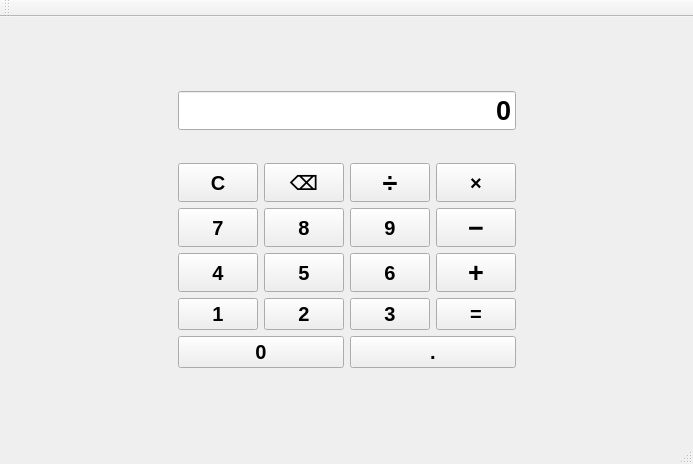
<?xml version="1.0" encoding="UTF-8"?>
<ui version="4.0">
 <class>MainWindow</class>
 <widget class="QMainWindow" name="MainWindow">
  <property name="geometry">
   <rect>
    <x>0</x>
    <y>0</y>
    <width>693</width>
    <height>464</height>
   </rect>
  </property>
  <property name="font">
   <font>
    <italic>false</italic>
    <bold>true</bold>
   </font>
  </property>
  <property name="windowTitle">
   <string>MainWindow</string>
  </property>
  <widget class="QWidget" name="centralwidget">
   <layout class="QGridLayout" name="gridLayout_3">
    <item row="0" column="1">
     <spacer name="verticalSpacer">
      <property name="orientation">
       <enum>Qt::Orientation::Vertical</enum>
      </property>
      <property name="sizeHint" stdset="0">
       <size>
        <width>20</width>
        <height>98</height>
       </size>
      </property>
     </spacer>
    </item>
    <item row="1" column="2">
     <spacer name="horizontalSpacer_2">
      <property name="orientation">
       <enum>Qt::Orientation::Horizontal</enum>
      </property>
      <property name="sizeHint" stdset="0">
       <size>
        <width>165</width>
        <height>20</height>
       </size>
      </property>
     </spacer>
    </item>
    <item row="1" column="1">
     <layout class="QVBoxLayout" name="verticalLayout">
      <item>
       <layout class="QGridLayout" name="gridLayout_2">
        <item row="4" column="0">
         <widget class="QPushButton" name="btn4">
          <property name="sizePolicy">
           <sizepolicy hsizetype="Minimum" vsizetype="Expanding">
            <horstretch>0</horstretch>
            <verstretch>0</verstretch>
           </sizepolicy>
          </property>
          <property name="font">
           <font>
            <pointsize>15</pointsize>
            <italic>false</italic>
            <bold>true</bold>
           </font>
          </property>
          <property name="text">
           <string>4</string>
          </property>
         </widget>
        </item>
        <item row="2" column="1">
         <widget class="QPushButton" name="btnBackspace">
          <property name="sizePolicy">
           <sizepolicy hsizetype="Minimum" vsizetype="Expanding">
            <horstretch>0</horstretch>
            <verstretch>0</verstretch>
           </sizepolicy>
          </property>
          <property name="font">
           <font>
            <pointsize>15</pointsize>
            <italic>false</italic>
            <bold>true</bold>
           </font>
          </property>
          <property name="text">
           <string>⌫</string>
          </property>
         </widget>
        </item>
        <item row="5" column="3">
         <widget class="QPushButton" name="btnEqual">
          <property name="sizePolicy">
           <sizepolicy hsizetype="Minimum" vsizetype="Expanding">
            <horstretch>0</horstretch>
            <verstretch>0</verstretch>
           </sizepolicy>
          </property>
          <property name="font">
           <font>
            <pointsize>15</pointsize>
            <italic>false</italic>
            <bold>true</bold>
           </font>
          </property>
          <property name="text">
           <string>=</string>
          </property>
         </widget>
        </item>
        <item row="2" column="3">
         <widget class="QPushButton" name="btnMultiply">
          <property name="sizePolicy">
           <sizepolicy hsizetype="Minimum" vsizetype="Expanding">
            <horstretch>0</horstretch>
            <verstretch>0</verstretch>
           </sizepolicy>
          </property>
          <property name="font">
           <font>
            <pointsize>15</pointsize>
            <italic>false</italic>
            <bold>true</bold>
           </font>
          </property>
          <property name="text">
           <string>×</string>
          </property>
         </widget>
        </item>
        <item row="3" column="0">
         <widget class="QPushButton" name="btn7">
          <property name="sizePolicy">
           <sizepolicy hsizetype="Minimum" vsizetype="Expanding">
            <horstretch>0</horstretch>
            <verstretch>0</verstretch>
           </sizepolicy>
          </property>
          <property name="baseSize">
           <size>
            <width>0</width>
            <height>0</height>
           </size>
          </property>
          <property name="font">
           <font>
            <pointsize>15</pointsize>
            <italic>false</italic>
            <bold>true</bold>
           </font>
          </property>
          <property name="text">
           <string>7</string>
          </property>
         </widget>
        </item>
        <item row="4" column="1">
         <widget class="QPushButton" name="btn5">
          <property name="sizePolicy">
           <sizepolicy hsizetype="Minimum" vsizetype="Expanding">
            <horstretch>0</horstretch>
            <verstretch>0</verstretch>
           </sizepolicy>
          </property>
          <property name="font">
           <font>
            <pointsize>15</pointsize>
            <italic>false</italic>
            <bold>true</bold>
           </font>
          </property>
          <property name="text">
           <string>5</string>
          </property>
         </widget>
        </item>
        <item row="4" column="2">
         <widget class="QPushButton" name="btn6">
          <property name="sizePolicy">
           <sizepolicy hsizetype="Minimum" vsizetype="Expanding">
            <horstretch>0</horstretch>
            <verstretch>0</verstretch>
           </sizepolicy>
          </property>
          <property name="font">
           <font>
            <pointsize>15</pointsize>
            <italic>false</italic>
            <bold>true</bold>
           </font>
          </property>
          <property name="text">
           <string>6</string>
          </property>
         </widget>
        </item>
        <item row="3" column="3">
         <widget class="QPushButton" name="btnSubtract">
          <property name="sizePolicy">
           <sizepolicy hsizetype="Minimum" vsizetype="Expanding">
            <horstretch>0</horstretch>
            <verstretch>0</verstretch>
           </sizepolicy>
          </property>
          <property name="font">
           <font>
            <pointsize>20</pointsize>
            <italic>false</italic>
            <bold>true</bold>
           </font>
          </property>
          <property name="text">
           <string>−</string>
          </property>
         </widget>
        </item>
        <item row="2" column="2">
         <widget class="QPushButton" name="btnDivide">
          <property name="sizePolicy">
           <sizepolicy hsizetype="Minimum" vsizetype="Expanding">
            <horstretch>0</horstretch>
            <verstretch>0</verstretch>
           </sizepolicy>
          </property>
          <property name="font">
           <font>
            <pointsize>20</pointsize>
            <italic>false</italic>
            <bold>true</bold>
           </font>
          </property>
          <property name="text">
           <string>÷</string>
          </property>
         </widget>
        </item>
        <item row="3" column="2">
         <widget class="QPushButton" name="btn9">
          <property name="sizePolicy">
           <sizepolicy hsizetype="Minimum" vsizetype="Expanding">
            <horstretch>0</horstretch>
            <verstretch>0</verstretch>
           </sizepolicy>
          </property>
          <property name="font">
           <font>
            <pointsize>15</pointsize>
            <italic>false</italic>
            <bold>true</bold>
           </font>
          </property>
          <property name="text">
           <string>9</string>
          </property>
         </widget>
        </item>
        <item row="3" column="1">
         <widget class="QPushButton" name="btn8">
          <property name="sizePolicy">
           <sizepolicy hsizetype="Minimum" vsizetype="Expanding">
            <horstretch>0</horstretch>
            <verstretch>0</verstretch>
           </sizepolicy>
          </property>
          <property name="font">
           <font>
            <pointsize>15</pointsize>
            <italic>false</italic>
            <bold>true</bold>
           </font>
          </property>
          <property name="text">
           <string>8</string>
          </property>
         </widget>
        </item>
        <item row="2" column="0">
         <widget class="QPushButton" name="btnClear">
          <property name="sizePolicy">
           <sizepolicy hsizetype="Minimum" vsizetype="Expanding">
            <horstretch>0</horstretch>
            <verstretch>0</verstretch>
           </sizepolicy>
          </property>
          <property name="font">
           <font>
            <pointsize>15</pointsize>
            <italic>false</italic>
            <bold>true</bold>
           </font>
          </property>
          <property name="text">
           <string>C</string>
          </property>
         </widget>
        </item>
        <item row="5" column="2">
         <widget class="QPushButton" name="btn3">
          <property name="sizePolicy">
           <sizepolicy hsizetype="Minimum" vsizetype="Expanding">
            <horstretch>0</horstretch>
            <verstretch>0</verstretch>
           </sizepolicy>
          </property>
          <property name="font">
           <font>
            <pointsize>15</pointsize>
            <italic>false</italic>
            <bold>true</bold>
           </font>
          </property>
          <property name="text">
           <string>3</string>
          </property>
         </widget>
        </item>
        <item row="5" column="0">
         <widget class="QPushButton" name="btn1">
          <property name="sizePolicy">
           <sizepolicy hsizetype="Minimum" vsizetype="Expanding">
            <horstretch>0</horstretch>
            <verstretch>0</verstretch>
           </sizepolicy>
          </property>
          <property name="font">
           <font>
            <pointsize>15</pointsize>
            <italic>false</italic>
            <bold>true</bold>
           </font>
          </property>
          <property name="text">
           <string>1</string>
          </property>
         </widget>
        </item>
        <item row="4" column="3">
         <widget class="QPushButton" name="btnAdd">
          <property name="sizePolicy">
           <sizepolicy hsizetype="Minimum" vsizetype="Expanding">
            <horstretch>0</horstretch>
            <verstretch>0</verstretch>
           </sizepolicy>
          </property>
          <property name="font">
           <font>
            <pointsize>20</pointsize>
            <italic>false</italic>
            <bold>true</bold>
           </font>
          </property>
          <property name="text">
           <string>+</string>
          </property>
         </widget>
        </item>
        <item row="5" column="1">
         <widget class="QPushButton" name="btn2">
          <property name="sizePolicy">
           <sizepolicy hsizetype="Minimum" vsizetype="Expanding">
            <horstretch>0</horstretch>
            <verstretch>0</verstretch>
           </sizepolicy>
          </property>
          <property name="font">
           <font>
            <pointsize>15</pointsize>
            <italic>false</italic>
            <bold>true</bold>
           </font>
          </property>
          <property name="text">
           <string>2</string>
          </property>
         </widget>
        </item>
        <item row="0" column="0" colspan="4">
         <widget class="QLineEdit" name="displayEdit">
          <property name="font">
           <font>
            <pointsize>20</pointsize>
            <italic>false</italic>
            <bold>true</bold>
           </font>
          </property>
          <property name="text">
           <string>0</string>
          </property>
          <property name="maxLength">
           <number>32766</number>
          </property>
          <property name="alignment">
           <set>Qt::AlignmentFlag::AlignRight|Qt::AlignmentFlag::AlignTrailing|Qt::AlignmentFlag::AlignVCenter</set>
          </property>
          <property name="readOnly">
           <bool>true</bool>
          </property>
         </widget>
        </item>
        <item row="1" column="0" colspan="4">
         <widget class="QLabel" name="previewLabel">
          <property name="styleSheet">
           <string notr="true">color: #999999;
font-size: 18px;</string>
          </property>
          <property name="text">
           <string/>
          </property>
          <property name="alignment">
           <set>Qt::AlignmentFlag::AlignRight|Qt::AlignmentFlag::AlignTrailing|Qt::AlignmentFlag::AlignVCenter</set>
          </property>
         </widget>
        </item>
       </layout>
      </item>
      <item>
       <layout class="QHBoxLayout" name="horizontalLayout">
        <item>
         <widget class="QPushButton" name="btn0">
          <property name="sizePolicy">
           <sizepolicy hsizetype="Minimum" vsizetype="Expanding">
            <horstretch>0</horstretch>
            <verstretch>0</verstretch>
           </sizepolicy>
          </property>
          <property name="font">
           <font>
            <pointsize>15</pointsize>
            <italic>false</italic>
            <bold>true</bold>
           </font>
          </property>
          <property name="text">
           <string>0</string>
          </property>
         </widget>
        </item>
        <item>
         <widget class="QPushButton" name="btnDot">
          <property name="sizePolicy">
           <sizepolicy hsizetype="Minimum" vsizetype="Expanding">
            <horstretch>0</horstretch>
            <verstretch>0</verstretch>
           </sizepolicy>
          </property>
          <property name="font">
           <font>
            <pointsize>15</pointsize>
            <italic>false</italic>
            <bold>true</bold>
           </font>
          </property>
          <property name="text">
           <string>.</string>
          </property>
         </widget>
        </item>
       </layout>
      </item>
     </layout>
    </item>
    <item row="2" column="1">
     <spacer name="verticalSpacer_2">
      <property name="orientation">
       <enum>Qt::Orientation::Vertical</enum>
      </property>
      <property name="sizeHint" stdset="0">
       <size>
        <width>20</width>
        <height>98</height>
       </size>
      </property>
     </spacer>
    </item>
    <item row="1" column="0">
     <spacer name="horizontalSpacer">
      <property name="orientation">
       <enum>Qt::Orientation::Horizontal</enum>
      </property>
      <property name="sizeHint" stdset="0">
       <size>
        <width>166</width>
        <height>20</height>
       </size>
      </property>
     </spacer>
    </item>
   </layout>
  </widget>
  <widget class="QMenuBar" name="menubar">
   <property name="geometry">
    <rect>
     <x>0</x>
     <y>0</y>
     <width>693</width>
     <height>13</height>
    </rect>
   </property>
  </widget>
  <widget class="QStatusBar" name="statusbar"/>
  <widget class="QToolBar" name="toolBar">
   <property name="windowTitle">
    <string>toolBar</string>
   </property>
   <attribute name="toolBarArea">
    <enum>TopToolBarArea</enum>
   </attribute>
   <attribute name="toolBarBreak">
    <bool>false</bool>
   </attribute>
  </widget>
 </widget>
 <resources/>
 <connections/>
</ui>
